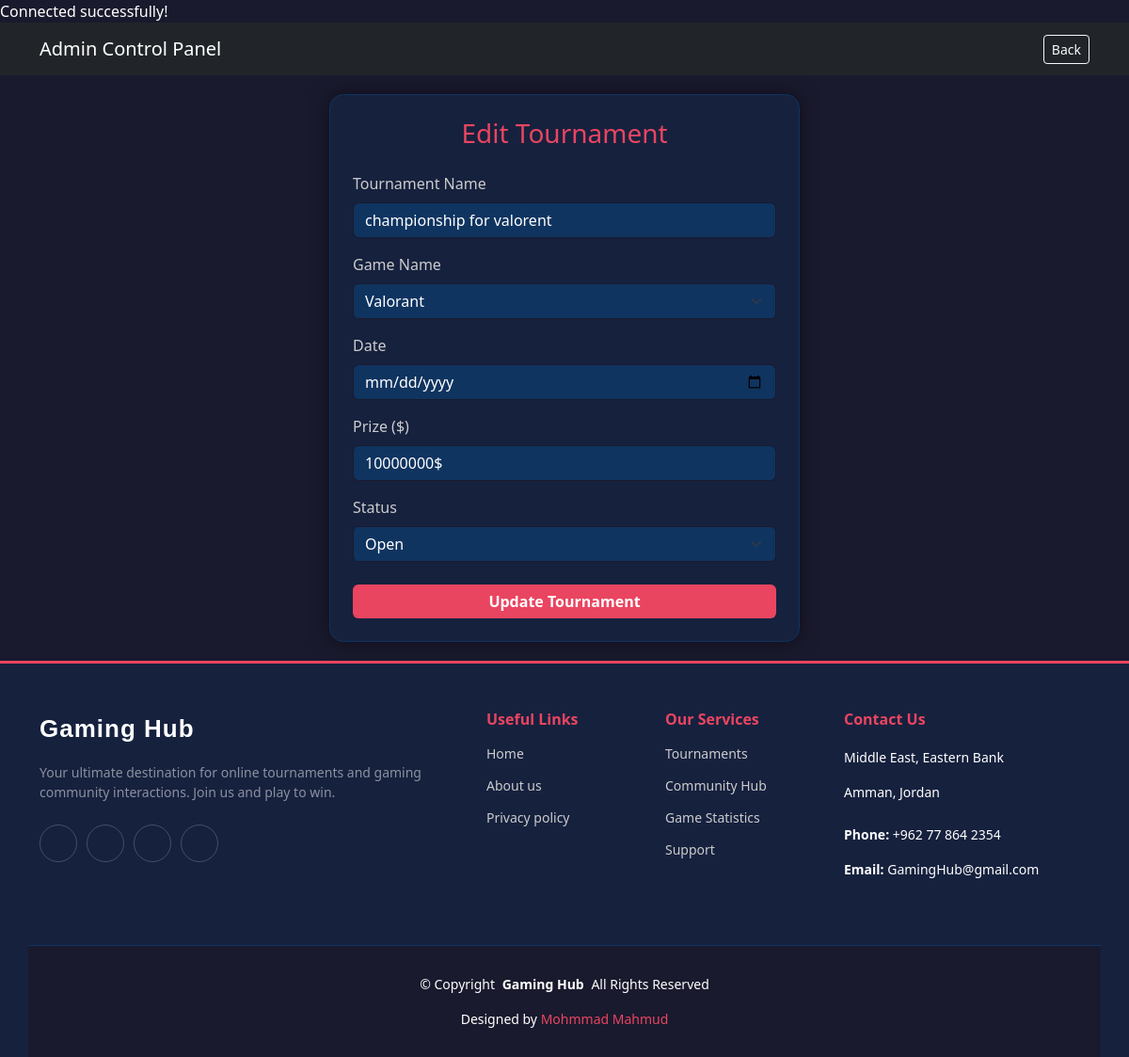
Page /edit_tournament.php?id=1 (signed in) on the committed database.
### tables this page shows
CREATE TABLE `tournaments` (
  `id` int(11) NOT NULL,
  `name` varchar(100) NOT NULL,
  `game_name` varchar(50) NOT NULL,
  `date` datetime NOT NULL,
  `prize` varchar(50) NOT NULL,
  `status` enum('open','closed') NOT NULL DEFAULT 'open'
);

### edit_tournament.php (the view, shortened to what this page needs)
<!DOCTYPE html>
<html lang="en">
<head>
    <link href="https://cdn.jsdelivr.net/npm/bootstrap@5.3.0/dist/css/bootstrap.min.css" rel="stylesheet">
    <link rel="stylesheet" href="style4.css"> </head>
<body>
<?php
include("connect.php");
if (isset($_GET['id'])) {
    $id = $_GET['id'];
    $sql = "SELECT * FROM `tournaments` WHERE `id` = $id ";
    $result = mysqli_query($conn, $sql);
    $row = mysqli_fetch_assoc($result);
    $name = $row['name'];
    $game_name = $row['game_name'];
    $date = $row['date'];
    $prize = $row['prize'];
    $status = $row['status'];
} else {
    header("Location: admin_home.php");
    exit();
}
?>
    <nav class="navbar navbar-dark bg-dark">
        <div class="container">
            <span class="navbar-brand">Admin Control Panel</span>
            <a href="admin_home.php" class="btn btn-outline-light btn-sm">Back</a>
        </div>
    </nav>
    <div class="wrapper">
        <div class="card p-4">
            <h3 class="text-center mb-4 card-title-text">Edit Tournament</h3>
            <form method="post">
                <div class="mb-3">
                    <label class="form-label">Tournament Name</label>
                    <input type="text" name="name" class="form-control" value="<?php echo $name; ?>" required>
                </div>
                <div class="mb-3">
                    <label class="form-label">Game Name</label>
                    <select name="game_name" class="form-select">
                        <option value="Valorant" <?php if($game_name == 'Valorant') echo 'selected'; ?>>Valorant</option>
                    </select>
                </div>
                <div class="mb-3">
                    <label class="form-label">Date</label>
                    <input type="date" name="date" class="form-control" value="<?php echo $date; ?>" required>
                </div>
                <div class="mb-3">
                    <label class="form-label">Prize ($)</label>
                    <input type="text" name="prize" class="form-control" value="<?php echo $prize; ?>" required>
                </div>
                <div class="mb-4">
                    <label class="form-label">Status</label>
                    <select name="status" class="form-select">
                        <option value="open" <?php if($status=="open") echo "selected"; ?>>Open</option>
                    </select>
                </div>
                <div class="d-grid gap-2">
                    <input type="submit" name="b1" class="btn btn-custom" value="Update Tournament">
                </div>
            </form>
        </div>
    </div>
    <?php include('footer.php'); ?>
</body>
</html>

### style4.css (style rules this page uses)
body { background-color: #1a1a2e; color: #fff; font-family: 'Segoe UI', Tahoma, Geneva, Verdana, sans-serif; min-height: 100vh; display: flex; flex-direction: column; }
.wrapper { flex: 1; display: flex; align-items: center; justify-content: center; width: 100%; padding: 20px; }
.card { background-color: #16213e; border: 1px solid #0f3460; border-radius: 15px; box-shadow: 0 0 20px rgba(0,0,0,0.5); width: 100%; max-width: 500px; }
.card-title-text { color: #e94560; }
.form-control, .form-select { background-color: #0f3460; border: 1px solid #1a1a2e; color: #fff; }
label { color: #ccc; margin-bottom: 5px; }
.btn-custom { background-color: #e94560; color: white; font-weight: bold; border: none; transition: 0.3s; }
.navbar { margin-bottom: 0; }

### rows in the picture
tournaments: name "championship for valorent", game_name "Valorant", prize "10000000$", status "Open"
